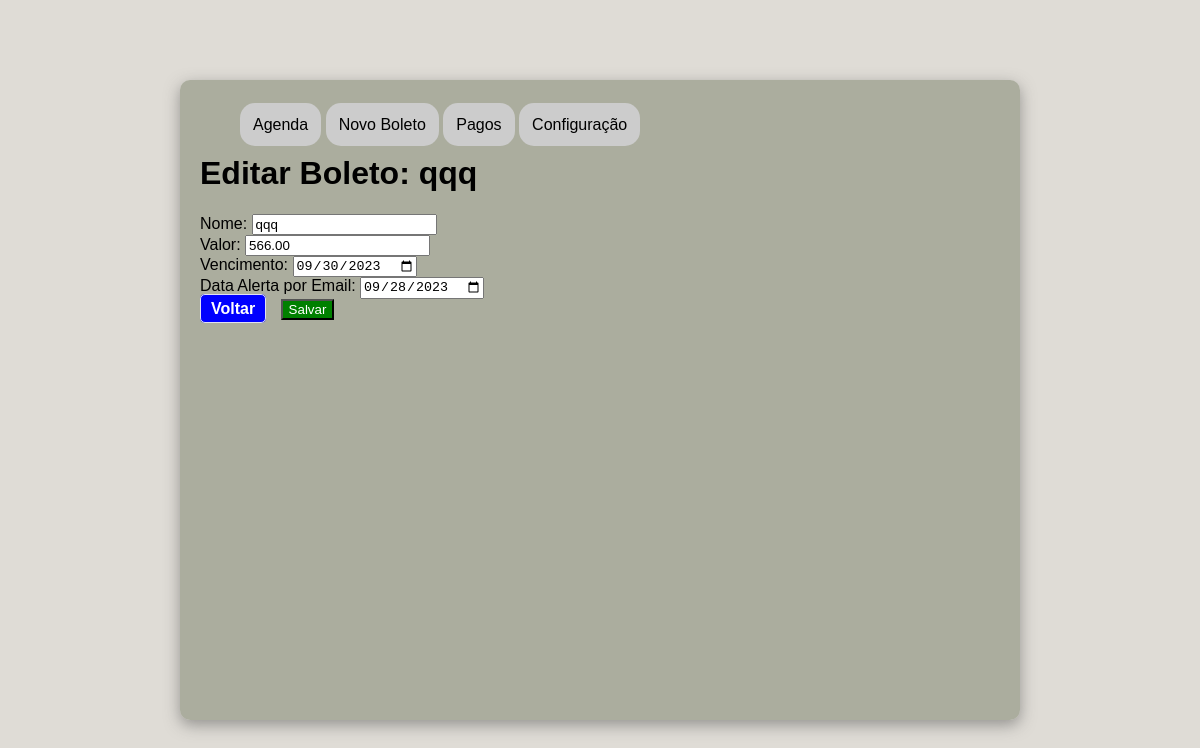
The app's page /editar/2 with its own data.
### data.py (models this page shows)
class Boletos(Base):
    __tablename__ = 'boletos'
    id = Column(Integer, primary_key=True, autoincrement=True)
    nome = Column(String(255), nullable=False)
    valor = Column(DECIMAL(10, 2), nullable=False)
    vencimento = Column(Date, nullable=False)
    alerta_email = Column(Date, nullable=False)
    notificacao_3 = Column(Boolean, default=False)
    notificacao_venc = Column(Boolean, default=False)
    sit_pagamento = Column(Boolean, default=False)

### app.py (the view, shortened to what this page needs)
@app.route('/editar/<int:id>', methods=['GET', 'POST'])
def editar_boleto(id):
    conn = get_db_connection()
    boleto = conn.query(Boletos).filter(Boletos.id == id).first()
    conn.close()
    return render_template('editar.html', boleto=boleto)

### data.py (called while the page is built)
def get_db_connection():
    Session = sessionmaker(bind=engine)
    session = Session()
    return session

### templates/editar.html
{% extends "base/_head.html" %}
{% block content %}
    <div class="content">
        <h1>Editar Boleto: {{ boleto.nome }}</h1>
        <form action="/editar/{{ boleto.id }}" method="post">
            <div class="form__item">
                <label for="">Nome:</label>
                <input type="text" name="nome" value="{{ boleto.nome }}">
            </div>
            <div class="form__item">
                <label for="">Valor:</label>
                <input type="real" name="valor" value="{{ boleto.valor }}">
            </div>
            <div class="form__item">
                <label for="">Vencimento:</label>
                <input type="date" name="vencimento" value="{{ boleto.vencimento }}">
            </div>
            <div class="form__item">
                <label for="">Data Alerta por Email:</label>
                <input type="date" name="alerta_email" value="{{ boleto.alerta_email }}">
            </div>
            <div class="form__item">
                <a href="{{ url_for('index') }}" class="tabela__link b">Voltar</a>
                <input class="tabela__link g" type="submit" value="Salvar">
            </div>
        </form>
    </div>
</body>
</html>
{% endblock %}

### static/css/style.css (style rules this page uses)
body { font-family: Arial, sans-serif; background-color: #dddad3ec; display: flex; justify-content: center; align-items: center; height: 100vh; margin: 0px; }
a.tabela__link { text-decoration: none; margin-right: 10px; padding: 5px 10px; border: 1px solid #f5f4f2ec; border-radius: 5px; font-weight: bold; }
.tabela__link.b { background-color: blue; color: white; }
.tabela__link.g { background-color: green; color: white; }

### records on screen
Boletos: nome "qqq", valor "566.00", vencimento "09/30/2023", alerta_email "09/28/2023"
